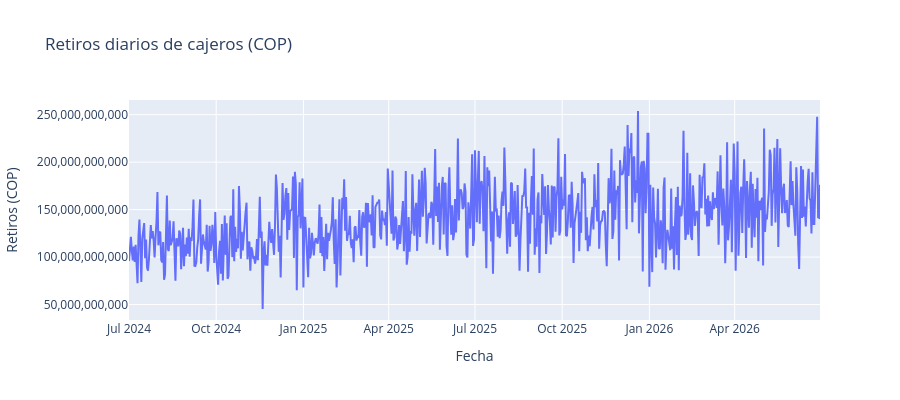

Notebook cell for this chart:
### Markdown cell above
## 3. Comportamiento temporal

### 3.1 Serie temporal completa

**Pregunta:** ¿Existe tendencia? ¿Se observan patrones?

### Code cell
fig = px.line(
    df, x='date', y='total_withdrawals_cop',
    title='Retiros diarios de cajeros (COP)',
    labels={'total_withdrawals_cop': 'Retiros (COP)', 'date': 'Fecha'}
)
fig.update_layout(yaxis_tickformat=',.0f', height=400)
fig.show()

### Figure 1 — Plotly figure (JSON) as saved in the notebook; plotly's stock layout.template omitted (floating-point values rounded to 4 significant figures; data arrays with more than 128 entries replaced by an {"elided": "..."} marker saying what was removed)
{"data": [{"hovertemplate": "Fecha=%{x}<br>Retiros (COP)=%{y}<extra></extra>", "legendgroup": "", "line": {"color": "#636efa", "dash": "solid"}, "marker": {"symbol": "circle"}, "mode": "lines", "name": "", "orientation": "v", "showlegend": false, "type": "scatter", "x": {"elided": "730 str values"}, "xaxis": "x", "y": {"elided": "730 int values"}, "yaxis": "y"}], "layout": {"height": 400, "legend": {"tracegroupgap": 0}, "title": {"text": "Retiros diarios de cajeros (COP)"}, "xaxis": {"anchor": "y", "domain": [0.0, 1.0], "title": {"text": "Fecha"}}, "yaxis": {"anchor": "x", "domain": [0.0, 1.0], "tickformat": ",.0f", "title": {"text": "Retiros (COP)"}}}}
